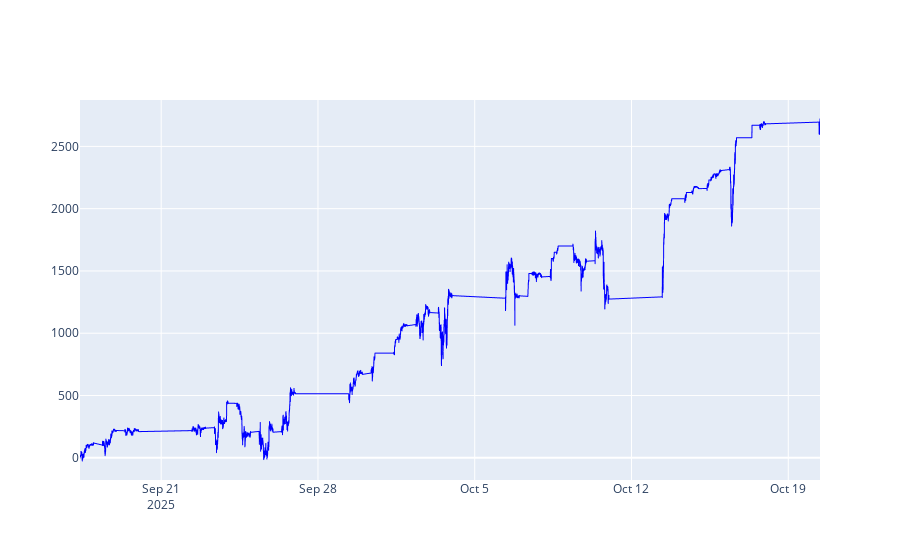

Here is the notebook cell this chart was saved with:
### Code cell
import plotly.graph_objects as go

fig = go.Figure()
fig.add_trace(go.Scattergl(        # ⚡ ScatterGL — рендер на GPU
    x=equity_df['DATE_TIME'],
    y=equity_df['Equity'],
    mode='lines',
    line=dict(width=1, color='blue')
))
fig.show()



# import matplotlib.pyplot as plt

# plt.figure(figsize=(12, 6))
# plt.plot(equity_df['DATE_TIME'], equity_df['Equity'])
# plt.title('Equity Over Time')
# plt.xlabel('Date Time')
# plt.ylabel('Equity')
# plt.grid(True)
# plt.xticks(rotation=45)
# plt.tight_layout()

### Figure 1 — Plotly figure (JSON) as saved in the notebook; plotly's stock layout.template omitted (floating-point values rounded to 4 significant figures; data arrays with more than 128 entries replaced by an {"elided": "..."} marker saying what was removed)
{"data": [{"line": {"color": "blue", "width": 1}, "mode": "lines", "type": "scattergl", "x": {"elided": "19512 str values"}, "y": {"elided": "19512 float values"}}], "layout": {}}
